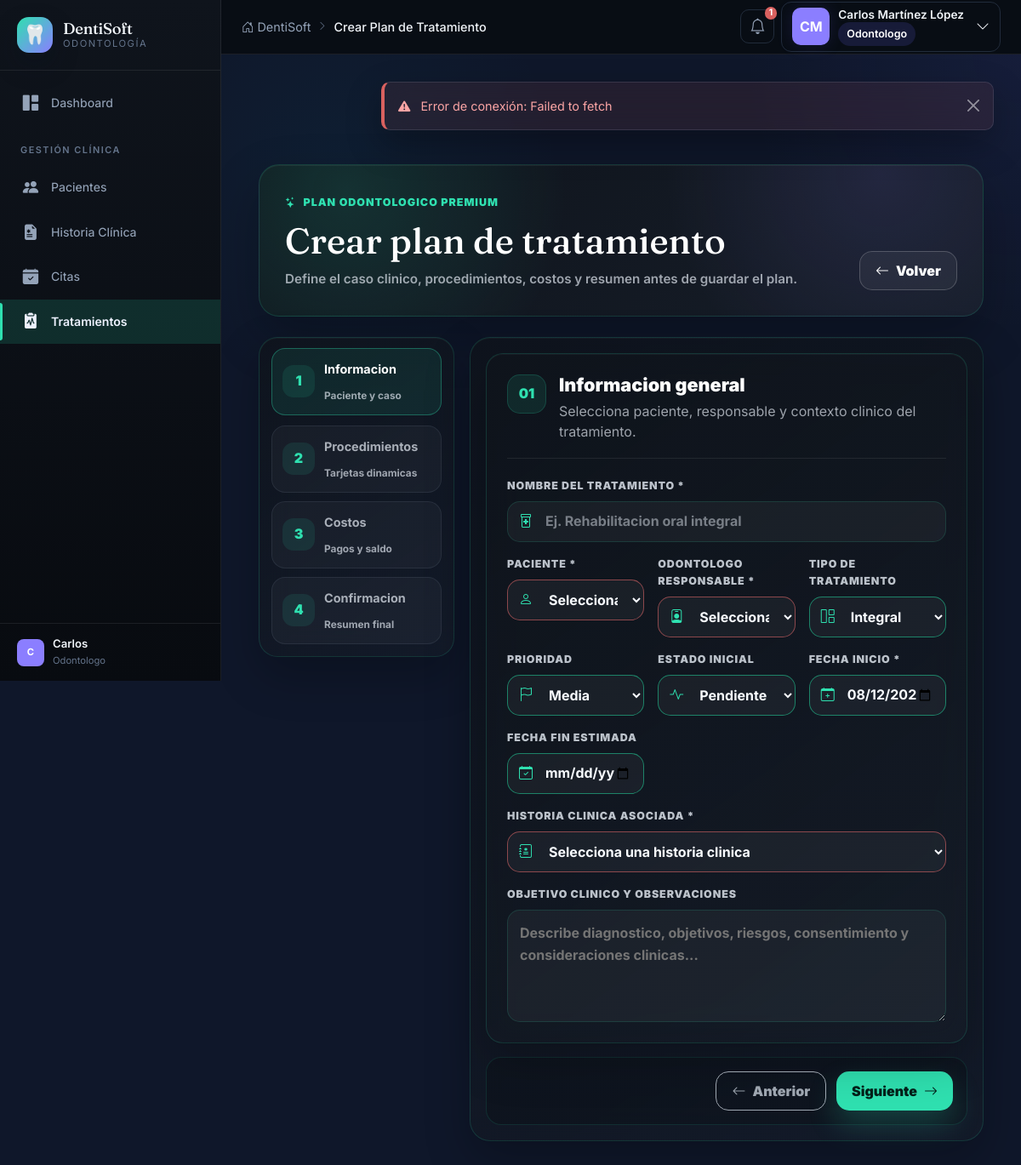
Page /modules/tratamientos/crear_plan.php (signed in) on the committed database.
### tables this page shows
CREATE TABLE IF NOT EXISTS usuarios (
    id INT AUTO_INCREMENT PRIMARY KEY,
    rol_id INT NOT NULL,
    nombre VARCHAR(100) NOT NULL,
    apellido VARCHAR(100) NOT NULL,
    email VARCHAR(150) NOT NULL UNIQUE,
    password VARCHAR(255) NOT NULL,
    telefono VARCHAR(20),
    estado ENUM('activo','inactivo','suspendido') DEFAULT 'activo',
    ultimo_acceso DATETIME,
    created_at TIMESTAMP DEFAULT CURRENT_TIMESTAMP,
    updated_at TIMESTAMP DEFAULT CURRENT_TIMESTAMP ON UPDATE CURRENT_TIMESTAMP,
    FOREIGN KEY (rol_id) REFERENCES roles(id)
);

### modules/tratamientos/crear_plan.php (the view, shortened to what the rows shown need)
<?php
require_once __DIR__ . '/../../config/session.php';
$editing = false;
try {
    $db = getDB();
    $odontologosStmt = $db->prepare("SELECT u.id, u.nombre, u.apellido FROM usuarios u INNER JOIN roles r ON r.id = u.rol_id WHERE r.nombre = 'odontologo' AND u.estado = 'activo' ORDER BY u.nombre, u.apellido");
    $odontologosStmt->execute();
    $odontologos = $odontologosStmt->fetchAll();
} catch (PDOException $e) {
    error_log('Tratamientos Crear_plan carga error: ' . $e->getMessage());
    $pacientes = [];
    $odontologos = [];
    $historias = [];
}
$cssAdicional = 'tratamientos-premium.css';
?>
<?php require_once __DIR__ . '/../../includes/header.php'; ?>
<div class="container-fluid py-4 treatment-form-page treatment-wizard-page">
    <section class="treatment-form-hero mb-4">
        <div class="form-hero-main">
            <h1><?= $editing ? 'Editar plan de tratamiento' : 'Crear plan de tratamiento' ?></h1>
        </div>
    </section>
    <form method="POST" class="treatment-wizard needs-validation" novalidate data-prevent-double data-treatment-wizard>
        <section class="wizard-stage">
            <article class="wizard-panel is-active" data-wizard-panel="1">
                <div class="wizard-panel-header">
                    <div><h2>Informacion general</h2><p>Selecciona paciente, responsable y contexto clinico del tratamiento.</p></div>
                </div>
            </article>
        </section>
    </form>
</div>
<?php require_once __DIR__ . '/../../includes/footer.php'; ?>

### includes/header.php (shortened to what the rows shown need)
<?php
require_once __DIR__ . '/../config/session.php';
$usuario = currentUser();
?>
<!DOCTYPE html>
<html lang="es">
<head>
    <link href="https://cdn.jsdelivr.net/npm/bootstrap@5.3.3/dist/css/bootstrap.min.css" rel="stylesheet">
    <link href="https://cdn.jsdelivr.net/npm/bootstrap-icons@1.11.3/font/bootstrap-icons.css" rel="stylesheet">
    <link href="<?= BASE_URL ?>/assets/css/style.css?v=<?= filemtime(__DIR__ . '/../assets/css/style.css') ?>" rel="stylesheet">
    <?php if (isset($cssAdicional)): ?>
        <?php $cssAdicionalPath = __DIR__ . '/../assets/css/' . $cssAdicional; ?>
        <link href="<?= BASE_URL ?>/assets/css/<?= $cssAdicional ?>?v=<?= is_file($cssAdicionalPath) ? filemtime($cssAdicionalPath) : time() ?>" rel="stylesheet">
    <?php endif; ?>
</head>
<body>
    <nav class="navbar-top">
        <div class="navbar-right">
            <div class="dropdown">
                <button class="navbar-user-btn" data-bs-toggle="dropdown" aria-expanded="false">
                    <div class="user-avatar user-avatar-lg">
                        <?= strtoupper(mb_substr($usuario['nombre'], 0, 1) . mb_substr($usuario['apellido'], 0, 1)) ?>
                    </div>
                    <div class="user-info d-none d-md-block">
                        <span class="user-name"><?= htmlspecialchars($usuario['nombre'] . ' ' . $usuario['apellido']) ?></span>
                        <span class="user-role-badge"><span class="role-badge"><?= htmlspecialchars(ucfirst($usuario['rol'])) ?></span></span>
                    </div>
                    <i class="bi bi-chevron-down ms-1 d-none d-md-inline"></i>
                </button>
            </div>
        </div>
    </nav>
    <?php require_once __DIR__ . '/sidebar.php'; ?>
    <main class="main-content" id="mainContent">

### includes/sidebar.php (shortened to what the rows shown need)
<?php
$usuario = currentUser();
?>
<aside class="sidebar" id="sidebar">
    <div class="sidebar-footer">
        <div class="sidebar-user-mini">
            <div class="user-avatar-sm">
                <?= strtoupper(mb_substr($usuario['nombre'], 0, 1)) ?>
            </div>
            <div class="user-info-sm">
                <span><?= htmlspecialchars($usuario['nombre']) ?></span>
                <small><?= htmlspecialchars(ucfirst($usuario['rol'])) ?></small>
            </div>
        </div>
    </div>
</aside>

### rows in the picture
usuarios: nombre+apellido "CM", nombre+apellido "Carlos Martínez López", nombre "C", nombre "Carlos"

### other values in the picture
APP_NAME "DentiSoft"
$paginaTitulo "Crear Plan de Tratamiento"
$totalNotificaciones "1"
$usuario['rol'] "Odontologo"
form field tipo_tratamiento "Integral"
form field prioridad "Media"
form field estado "Pendiente"
